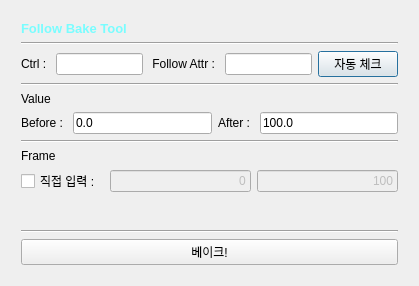
<?xml version="1.0" encoding="UTF-8"?>
<ui version="4.0">
 <class>Dialog</class>
 <widget class="QDialog" name="Dialog">
  <property name="geometry">
   <rect>
    <x>0</x>
    <y>0</y>
    <width>419</width>
    <height>286</height>
   </rect>
  </property>
  <property name="windowTitle">
   <string>Dialog</string>
  </property>
  <layout class="QVBoxLayout" name="verticalLayout_2">
   <item>
    <layout class="QVBoxLayout" name="verticalLayout">
     <property name="leftMargin">
      <number>10</number>
     </property>
     <property name="topMargin">
      <number>10</number>
     </property>
     <property name="rightMargin">
      <number>10</number>
     </property>
     <property name="bottomMargin">
      <number>10</number>
     </property>
     <item>
      <widget class="QLabel" name="label_2">
       <property name="font">
        <font>
         <pointsize>10</pointsize>
         <weight>75</weight>
         <bold>true</bold>
        </font>
       </property>
       <property name="styleSheet">
        <string notr="true">color: rgb(121, 253, 255);</string>
       </property>
       <property name="text">
        <string>Follow Bake Tool</string>
       </property>
      </widget>
     </item>
     <item>
      <widget class="Line" name="line_2">
       <property name="orientation">
        <enum>Qt::Horizontal</enum>
       </property>
      </widget>
     </item>
     <item>
      <layout class="QHBoxLayout" name="horizontalLayout">
       <property name="leftMargin">
        <number>0</number>
       </property>
       <property name="topMargin">
        <number>0</number>
       </property>
       <property name="rightMargin">
        <number>0</number>
       </property>
       <property name="bottomMargin">
        <number>0</number>
       </property>
       <item>
        <widget class="QLabel" name="label_7">
         <property name="text">
          <string>Ctrl : </string>
         </property>
        </widget>
       </item>
       <item>
        <widget class="QLineEdit" name="Ctrl_LineEdit"/>
       </item>
       <item>
        <widget class="QLabel" name="label">
         <property name="text">
          <string> Follow Attr : </string>
         </property>
        </widget>
       </item>
       <item>
        <widget class="QLineEdit" name="Attr_LineEdit"/>
       </item>
       <item>
        <widget class="QPushButton" name="AutoCheck_Btn">
         <property name="text">
          <string>자동 체크</string>
         </property>
        </widget>
       </item>
      </layout>
     </item>
     <item>
      <widget class="Line" name="line">
       <property name="orientation">
        <enum>Qt::Horizontal</enum>
       </property>
      </widget>
     </item>
     <item>
      <layout class="QVBoxLayout" name="verticalLayout_4">
       <property name="leftMargin">
        <number>0</number>
       </property>
       <property name="topMargin">
        <number>0</number>
       </property>
       <property name="rightMargin">
        <number>0</number>
       </property>
       <property name="bottomMargin">
        <number>0</number>
       </property>
       <item>
        <widget class="QLabel" name="label_6">
         <property name="text">
          <string>Value</string>
         </property>
        </widget>
       </item>
       <item>
        <layout class="QHBoxLayout" name="horizontalLayout_2">
         <property name="leftMargin">
          <number>0</number>
         </property>
         <property name="topMargin">
          <number>0</number>
         </property>
         <property name="rightMargin">
          <number>0</number>
         </property>
         <property name="bottomMargin">
          <number>0</number>
         </property>
         <item>
          <widget class="QLabel" name="label_3">
           <property name="text">
            <string>Before : </string>
           </property>
          </widget>
         </item>
         <item>
          <widget class="QLineEdit" name="Before_AttrValue_LineEdit">
           <property name="text">
            <string>0.0</string>
           </property>
          </widget>
         </item>
         <item>
          <widget class="QLabel" name="label_4">
           <property name="text">
            <string>After : </string>
           </property>
          </widget>
         </item>
         <item>
          <widget class="QLineEdit" name="After_AttrValue_LineEdit">
           <property name="text">
            <string>100.0</string>
           </property>
          </widget>
         </item>
        </layout>
       </item>
      </layout>
     </item>
     <item>
      <widget class="Line" name="line_3">
       <property name="orientation">
        <enum>Qt::Horizontal</enum>
       </property>
      </widget>
     </item>
     <item>
      <layout class="QVBoxLayout" name="verticalLayout_3">
       <property name="leftMargin">
        <number>0</number>
       </property>
       <property name="topMargin">
        <number>0</number>
       </property>
       <property name="rightMargin">
        <number>0</number>
       </property>
       <property name="bottomMargin">
        <number>0</number>
       </property>
       <item>
        <widget class="QLabel" name="label_5">
         <property name="text">
          <string>Frame</string>
         </property>
        </widget>
       </item>
       <item>
        <layout class="QHBoxLayout" name="horizontalLayout_3">
         <property name="leftMargin">
          <number>0</number>
         </property>
         <property name="topMargin">
          <number>0</number>
         </property>
         <property name="rightMargin">
          <number>0</number>
         </property>
         <property name="bottomMargin">
          <number>0</number>
         </property>
         <item>
          <widget class="QCheckBox" name="CustomBakeFrame_CheckBox">
           <property name="text">
            <string>직접 입력 : </string>
           </property>
          </widget>
         </item>
         <item>
          <widget class="QLineEdit" name="StartFrame_LineEdit">
           <property name="enabled">
            <bool>false</bool>
           </property>
           <property name="text">
            <string>0</string>
           </property>
           <property name="alignment">
            <set>Qt::AlignRight|Qt::AlignTrailing|Qt::AlignVCenter</set>
           </property>
          </widget>
         </item>
         <item>
          <widget class="QLineEdit" name="EndFrame_LineEdit">
           <property name="enabled">
            <bool>false</bool>
           </property>
           <property name="text">
            <string>100</string>
           </property>
           <property name="alignment">
            <set>Qt::AlignRight|Qt::AlignTrailing|Qt::AlignVCenter</set>
           </property>
          </widget>
         </item>
        </layout>
       </item>
      </layout>
     </item>
     <item>
      <spacer name="verticalSpacer">
       <property name="orientation">
        <enum>Qt::Vertical</enum>
       </property>
       <property name="sizeHint" stdset="0">
        <size>
         <width>20</width>
         <height>40</height>
        </size>
       </property>
      </spacer>
     </item>
     <item>
      <widget class="Line" name="line_4">
       <property name="orientation">
        <enum>Qt::Horizontal</enum>
       </property>
      </widget>
     </item>
     <item>
      <widget class="QPushButton" name="Bake_Btn">
       <property name="text">
        <string>베이크!</string>
       </property>
      </widget>
     </item>
    </layout>
   </item>
  </layout>
 </widget>
 <resources/>
 <connections/>
</ui>
